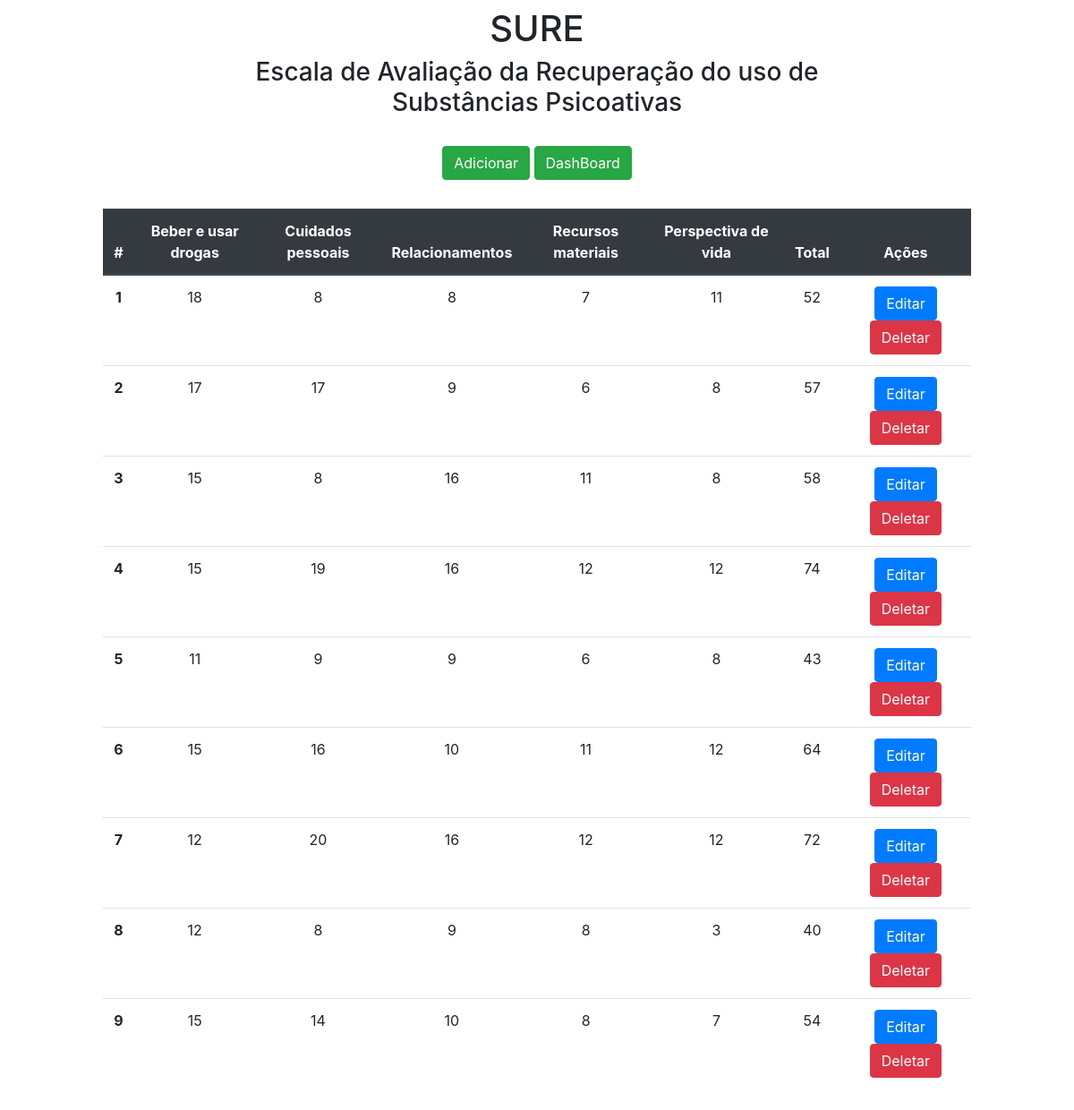
The page / on the database its author committed.
### app/models.py (models this page shows)
class Sure(models.Model):
    class sure01(models.IntegerChoices):
        Nunca = 4
        Em_1_ou_2_dias = 3
        Em_3_ou_4_dias = 2
        Em_5_ou_6_dias = 1
        Todos_os_dias = 0
    q01 = models.IntegerField(choices=sure01.choices)
    q02 = models.IntegerField(choices=sure01.choices)
    q03 = models.IntegerField(choices=sure01.choices)
    class sure02(models.IntegerChoices):
        Todo_o_tempo = 4
        A_maior_parte_do_tempo = 3
        Boa_parte_do_tempo = 2
        Uma_pequena_parte_do_tempo = 1
        Em_nenhum_momento = 0
    q04 = models.IntegerField(choices=sure02.choices)
    q05 = models.IntegerField(choices=sure02.choices)
    q06 = models.IntegerField(choices=sure02.choices)
    q07 = models.IntegerField(choices=sure02.choices)
    q08 = models.IntegerField(choices=sure02.choices)
    q09 = models.IntegerField(choices=sure02.choices)
    q10 = models.IntegerField(choices=sure02.choices)
    q11 = models.IntegerField(choices=sure02.choices)
    q12 = models.IntegerField(choices=sure02.choices)
    q13 = models.IntegerField(choices=sure02.choices)
    q14 = models.IntegerField(choices=sure02.choices)
    q15 = models.IntegerField(choices=sure02.choices)
    q16 = models.IntegerField(choices=sure02.choices)
    q17 = models.IntegerField(choices=sure02.choices)
    q18 = models.IntegerField(choices=sure02.choices)
    q19 = models.IntegerField(choices=sure02.choices)
    q20 = models.IntegerField(choices=sure02.choices)
    q21 = models.IntegerField(choices=sure02.choices)
    class sure03(models.IntegerChoices):
        Não_importante = 4
        Pouco_importante = 3
        Importante = 2
        Muito_Importante = 1
    q22 = models.IntegerField(choices=sure03.choices)
    q23 = models.IntegerField(choices=sure03.choices)
    q24 = models.IntegerField(choices=sure03.choices)
    q25 = models.IntegerField(choices=sure03.choices)
    q26 = models.IntegerField(choices=sure03.choices)

### app/views.py (the view)
# urls.py: 2. Add a URL to urlpatterns:  path('', views.home, name='home')
def home(request):
    data = {}
    data['db'] = Sure.objects.all()
    return render(request, 'index.html', data)

### app/templates/index.html (shortened to what this page needs)
<!DOCTYPE html>
<html lang="pt-br">
<head>
    <link rel="stylesheet" href="https://stackpath.bootstrapcdn.com/bootstrap/4.4.1/css/bootstrap.min.css">
</head>
<body>
    <div class="col-8 m-auto pt-2 pb-2 text-center">
        <h1>SURE</h1>
        <h3>Escala de Avaliação da Recuperação do uso de Substâncias Psicoativas</h3>
    </div>
    <div class="col-8 m-auto pt-3 pb-2 text-center">
        <a href="/form" class="btn btn-success">Adicionar</a>
        <a href="/dash2" class="btn btn-success">DashBoard</a>
    </div>
    <div class="col-10 m-auto pt-4 pb-2 text-center">
                        <table class="table">
                          <thead class="thead-dark">
                            <tr>
                              <th scope="col">#</th>
                              <th scope="col">Beber e usar drogas   </th>
                              <th scope="col">Cuidados pessoais     </th>
                              <th scope="col">Relacionamentos       </th>
                              <th scope="col">Recursos materiais    </th>
                              <th scope="col">Perspectiva de vida   </th>
                              <th scope="col">Total   </th>
                              <th scope="col">Ações</th>
                            </tr>
                          </thead>
                          <tbody>
                          {% for dbs in db %}
                          <tr>
                              <th>{{dbs.id}}</th>
                              <td>{{dbs.q01|add:dbs.q02|add:dbs.q03|add:dbs.q04|add:dbs.q05|add:dbs.q06}} </td>
                              <td>{{dbs.q07|add:dbs.q08|add:dbs.q09|add:dbs.q10|add:dbs.q11}}             </td>
                              <td>{{dbs.q12|add:dbs.q13|add:dbs.q14|add:dbs.q15}}                         </td>
                              <td>{{dbs.q16|add:dbs.q17|add:dbs.q18}}</td>
                              <td>{{dbs.q19|add:dbs.q20|add:dbs.q21}}</td>
                              <td>{{dbs.q01|add:dbs.q02|add:dbs.q03|add:dbs.q04|add:dbs.q05|add:dbs.q06|add:dbs.q07|add:dbs.q08|add:dbs.q09|add:dbs.q10|add:dbs.q11|add:dbs.q12|add:dbs.q13|add:dbs.q14|add:dbs.q15|add:dbs.q16|add:dbs.q17|add:dbs.q18|add:dbs.q19|add:dbs.q20|add:dbs.q21}}</td>
                              <td>
                                  <a href="/edit/{{dbs.id}}/" class="btn btn-primary">Editar</a>
                                  <a href="/delete/{{dbs.id}}/" class="btn btn-danger btnDel">Deletar</a>
                              </td>
                            </tr>
                          {% endfor %}
                          </tbody>
                        </table>
    </div>
{% load static %}
</body>
</html>

### rows shown on the page
Sure: id "1", q01|add "18", q07|add "8", q12|add "8", q16|add "7", q19|add "11", q01|add "52"
Sure: id "2", q01|add "17", q07|add "17", q12|add "9", q16|add "6", q19|add "8", q01|add "57"
Sure: id "3", q01|add "15", q07|add "8", q12|add "16", q16|add "11", q19|add "8", q01|add "58"
Sure: id "4", q01|add "15", q07|add "19", q12|add "16", q16|add "12", q19|add "12", q01|add "74"
Sure: id "5", q01|add "11", q07|add "9", q12|add "9", q16|add "6", q19|add "8", q01|add "43"
Sure: id "6", q01|add "15", q07|add "16", q12|add "10", q16|add "11", q19|add "12", q01|add "64"
Sure: id "7", q01|add "12", q07|add "20", q12|add "16", q16|add "12", q19|add "12", q01|add "72"
Sure: id "8", q01|add "12", q07|add "8", q12|add "9", q16|add "8", q19|add "3", q01|add "40"
Sure: id "9", q01|add "15", q07|add "14", q12|add "10", q16|add "8", q19|add "7", q01|add "54"
